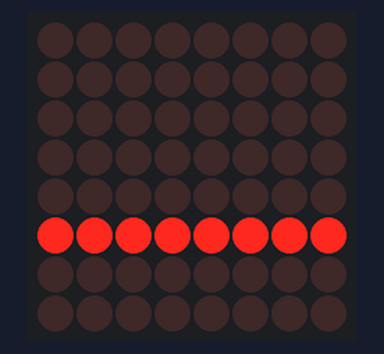
The sketch below on a simulated Arduino Uno, built with avr-gcc and run on an emulated ATmega328P. Parts: 8×8 LED matrix. Wiring (inferred from the names in the program): LED matrix (orientation assumed): rows A0, A1, A2, A3, A4, A5, pin 10, pin 11; columns pin 2, pin 3, pin 4, pin 5, pin 6, pin 7, pin 8, pin 9.

Above: at 0.1 s.

The sketch:

led_matrix.ino
```cpp
const int ROWS[8] = {A0, A1, A2, A3, A4, A5, 10, 11};
const int COLUMNS[8] = {2, 3, 4, 5, 6, 7, 8, 9};
int LOVE[8][8] = {
  {0, 1, 1, 0, 0, 0, 1, 0},
  {1, 0, 0, 1, 0, 1, 0, 1},
  {1, 0, 0, 0, 1, 0, 0, 1},
  {1, 0, 0, 0, 0, 0, 0, 1},
  {0, 1, 0, 0, 0, 0, 0, 0},
  {0, 0, 1, 0, 0, 0, 1, 0},
  {0, 0, 0, 1, 0, 1, 0, 0},
  {0, 0, 0, 0, 1, 0, 0, 0}
};

int ALL[8][8] = {
  {1, 1, 1, 1, 1, 1, 1, 1},
  {1, 1, 1, 1, 1, 1, 1, 1},
  {1, 1, 1, 1, 1, 1, 1, 1},
  {1, 1, 1, 1, 1, 1, 1, 1},
  {1, 1, 1, 1, 1, 1, 1, 1},
  {1, 1, 1, 1, 1, 1, 1, 1},
  {1, 1, 1, 1, 1, 1, 1, 1},
  {1, 1, 1, 1, 1, 1, 1, 1}
};

int m[8][8] = {
  {0, 0, 0, 0, 0, 0, 0, 0},
  {0, 0, 0, 0, 0, 0, 0, 0},
  {0, 0, 0, 0, 0, 0, 0, 0},
  {0, 0, 0, 0, 0, 0, 0, 0},
  {0, 0, 0, 0, 0, 0, 0, 0},
  {0, 0, 0, 0, 0, 0, 0, 0},
  {0, 0, 0, 0, 0, 0, 0, 0},
  {0, 0, 0, 0, 0, 0, 0, 0}
};

void reset_leds() {
   for (int x=0; x < 8; x++) {
    for (int y=0; y < 8; y++) {
      m[y][x] = 0;
    }
  }
}


void set_led(int x, int y, int light) {
  m[y][x] = light;
}

void set_row(int y, int row[8], boolean reset) {
  if (reset) {
    //reset_led();
  }

  for (int x=0; x < 8; x++) {
    //set_led(x, y, row[x], false);
  }
}

void setup() {
  Serial.begin (9600);
  while (!Serial);

  for (int i=0; i < 8; i++) {
    pinMode(ROWS[i], OUTPUT);
    pinMode(COLUMNS[i], OUTPUT);

    digitalWrite(ROWS[i], 0);
    digitalWrite(COLUMNS[i], 1);
  }
}

void update_led(int d) {
  for (int i=0; i < d / 8; i++) {
    for (int y=0; y < 8; y++) {
      if (y>0) {
        digitalWrite(ROWS[y-1], 0);
      } else {
        digitalWrite(ROWS[7], 0);
      }
      for (int x=0; x < 8; x++) {
        //Serial.print(columns[x]);

        digitalWrite(COLUMNS[x], !m[y][x]);
      }
      //Serial.println();
      digitalWrite(ROWS[y], 1);
      delay(1);
    }

    delay(1);
  }
}
void update_led() {
  update_led(1);
}

void matrix_loop(int matrix[8][8]) {
  for (int x=0; x < 8; x++) {
    for (int y=0; y < 8; y++) {
      set_led(x, y, matrix[y][x]);
    }
    update_led(15);
  }
}

void step_loop() {
  for (int x=0; x < 8; x++) {
    for (int y=0; y < 8; y++) {
      reset_leds();
      set_led(x, y, true);
      update_led(100);
    }
  }
}

void step_loop_columns() {
  for (int x=0; x < 8; x++) {
    reset_leds();
    for (int y=0; y < 8; y++) {
      set_led(x, y, true);
    }
    update_led(100);
  }
}

void step_loop_row(int y) {
  for (int x=0; x < 8; x++) {
    set_led(x, y, true);
  }
  update_led(1000);
}

void step_loop_rows() {
  for (int y=0; y < 8; y++) {
    reset_leds();
    for (int x=0; x < 8; x++) {
      set_led(x, y, true);
    }
    update_led(1000);
  }
}

void step_led(int x, int y) {
  reset_leds();
  set_led(x, y, true);
  update_led(1000);
}

void loop() {
  //matrix_loop(LOVE);
  //matrix_loop(ALL);
  //step_loop();
  //step_loop_columns();
  //step_loop_rows();
  step_loop_row(5);

  //step_led(3, 1);
  //step_led(5, 3);
  //step_led(6, 5);
  //step_led(0, 0);
}
```
